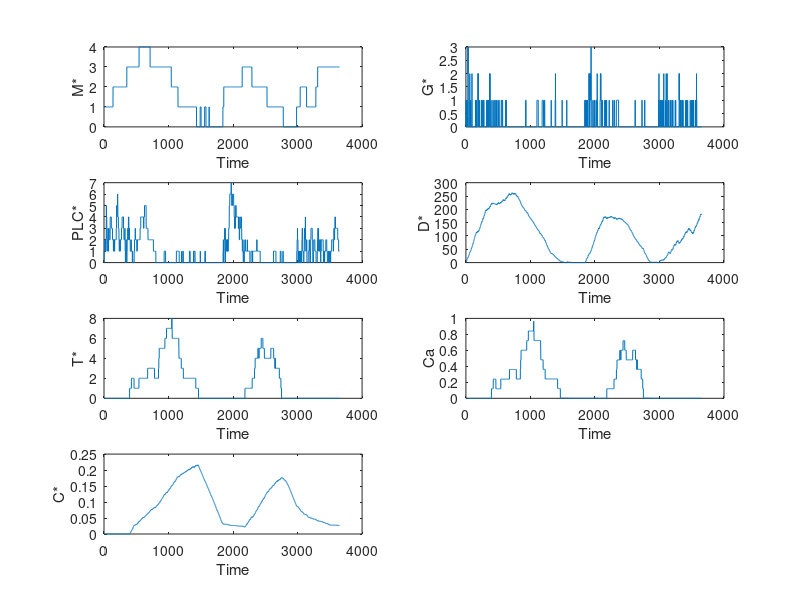

This chart was generated by the following MATLAB code:
%% Initialization 
X = [
  1, ...     M_star
  50, ...    G
  0, ...     G_star
  0, ...     PLC_star
  0, ...     D_star
  0, ...     C_star
  0        % T_star
];

% h
avo = 6.023e23;
PLC_T = 100;
G_T = 50;
T_T = 25;
% Ca changes throughout the process, initially set to intracellular
% concentration in the dark 160nM
Ca = 160e-6;
% CaM assumed to be [C]i in the table
%V = 3e-12;%V uL
V = 3e-9;
CaM = 0.5*avo*1e-3*(V*1e-9);

compute_h = @(X, Ca, CaM) [
  X(1), ...                                 M_star
  X(1)*X(2), ...                            M_star*G
  X(3)*(PLC_T-X(4)), ...                    G_star*(PLC_T-PLC_star)
  X(3)*X(4), ...                            G_star*PLC_star
  G_T-X(3)-X(2)-X(4), ...                   G_T-G_star-G-PLC_star
  X(4), ...                                 PLC_star
  X(4), ...                                 PLC_star
  X(5),...                                  D_star
  X(5)*(X(5)-1)*(T_T-X(7))/2,X(7), ...      D_star*(D_star-1)*(T_T-T_star)/2,T_star
  Ca*CaM, ...                               Ca*CaM
  X(6)                                    % C_star
];

h = compute_h(X, Ca, CaM);

% V
V_state_transition = [
  -1,  0,  0,  0,  0,  0,  0,  0,  0,  0,  0,  0;
   0, -1,  0,  0,  1,  0,  0,  0,  0,  0,  0,  0;
   0,  1, -1, -1,  0,  0,  0,  0,  0,  0,  0,  0;
   0,  0,  1,  0,  0,  0, -1,  0,  0,  0,  0,  0;
   0,  0,  0,  0,  0,  1,  0, -1, -2,  0,  0,  0;
   0,  0,  0,  0,  0,  0,  0,  0,  0,  0,  1, -1;
   0,  0,  0,  0,  0,  0,  0,  0,  1, -1,  0,  0
];

% c
gamma_m_star = 3.7;
h_m_star = 40;

kappa_g_star = 7.05;
kappa_plc_star = 15.6;
gamma_gap = 3;
gamma_g = 3.5; % g_star?
kappa_d_star = 1300;
gamma_plc_star = 144;
h_plc_star = 11.1;

gamma_d_star = 4;
h_d_star = 37.8;

kappa_t_star = 150;
h_t_star_p = 11.5;

k_d_star = 1300;
gamma_t_star = 25;
h_t_star_n = 10;
K_mu = 30;

K_R = 5.5;

K_P = 0.3;
K_N = 0.18;
m_p = 2;
m_n = 3;

n_s = 1;% 1 in dim background and 2 in bright background
calc_f_p = @(Ca) (Ca/K_P)^m_p/(1+(Ca/K_P)^m_p);
calc_f_n = @(C_star) n_s * (C_star/K_N)^m_n/(1+(C_star/K_N)^m_n);

f_p = calc_f_p(Ca);
f_n = calc_f_n(X(6));

c = [
  gamma_m_star*(1+h_m_star*f_n), ...
  kappa_g_star, ...
  kappa_plc_star, ...
  gamma_gap, ...
  gamma_g, ...
  kappa_d_star, ...
  gamma_plc_star*(1+h_plc_star*f_n), ...
  gamma_d_star*(1+h_d_star*f_n), ...
  kappa_t_star*(1+h_t_star_p*f_p)/(k_d_star^2), ...
  gamma_t_star*(1+h_t_star_n*f_n), ...
  K_mu, ...
  K_R
];


%% Calcium Dynamic Constants
K_Na_Ca = 3e-8;
Na_o = 120;
Na_i = 8;
Ca_o = 1.5;
Ca_id = 160e-6; %Is this constant?
F = 96485;
%V_m = -70;
V_m = -0.07;

R = 8.314;
T = 293;

n = 4; % binding sites
K_R = 5.5;
K_mu = 30;
K_Ca = 1000;

I_T_star = 0.68; % pA

calc_f1 = @(Na_i, Ca_o) K_Na_Ca * (Na_i^3*Ca_o) / (V*F);
calc_f2 = @(V_m, Na_o) K_Na_Ca * exp(-V_m*F/(R*T))*Na_o^3 / (V*F);
calc_Ca = @(C_star, CaM, I_Ca, f1, f2) (I_Ca/(2*V*F) + n*K_R*C_star + f1) / ...
                                           (n*K_mu*CaM + K_Ca + f2);
%% Start 
% Initialization
a = h.*c;
t = 0; 
t_end = 1;

% N_ph = output(:,1);
% T_ph = find(output(:,1))/1000;% in second
Photon_intensity = 300;
N_microvilli = 30000;
N_ph = poissrnd(Photon_intensity/N_microvilli, 1000, 1);
T_ph = find(N_ph)/1000;
N_Rh = 0;
i = 1;
C_T = 0.5*avo*1e-3*(V*1e-9);
la = 0.5; % no fixed value, adjustable from 0.1~1

X_out = X;
h_out = h;
% observe these
t_out = [];
mu_out = [];
I_in_out = [];
a_out = [];
C_star_out = [];
CaM_out = [];
Ca_out = [];
while t < t_end
    r1 = rand();
    r2 = rand();
%     r1 = 0.5;
%     r2 = 0.5;
    a_mu = cumsum(a);
    
    a_s = sum(a);
    dt = 1/(la+a_s)*log(1/r1);
    
    if i <= length(T_ph) && t+dt > T_ph(i)
        t = T_ph(i);
        i = i+1;
        X(1) = X(1) + N_ph(1000*t);
    else
        t = t+dt;
    end
    
    propensity = r2*a_s;
    found = false;
    %for j=randperm(length(c))
    for j=1:12
        if a_mu(j) >= propensity && a_mu(j) ~= 0
            if j==1
                found = true;
                break;
            elseif a_mu(j-1) < propensity && a_mu(j) ~= 0
                found = true;
                break;
            end
        end
    end
    
    if found
        mu_out = [mu_out; j];

        % update X
        X = X + V_state_transition(:,j)';
        X_out = [X_out;X];
    end
        
    % update h
    %C_star = (X(6)/avo)/(V*10^-12);%mM
    C_star = X(6);
    
    C_star_concentration = C_star/avo*1e3/(V*1e-9);
    C_star_out = [C_star_out;C_star_concentration];
    CaM = C_T - C_star;
%     if C_star < C_T 
%         CaM = (C_T - C_star);
%     else
%         CaM = 0;
%     end
    %CaM_num = CaM*avo*V*10^-12;
    CaM_concentration = CaM/avo*1e3/(V*1e-9);
    CaM_out = [CaM_out;CaM];
    h = compute_h(X, Ca, CaM);
    h_out = [h_out;h];

    % update c
    f_p = calc_f_p(Ca);
    f_n = calc_f_n(C_star_concentration);
    c(1) = gamma_m_star*(1+h_m_star*f_n);
    c(7) = gamma_plc_star*(1+h_plc_star*f_n);
    c(8) = gamma_d_star*(1+h_d_star*f_n);
    c(9) = kappa_t_star*(1+h_t_star_p*f_p)/(k_d_star^2);
    c(10) = gamma_t_star*(1+h_t_star_n*f_n);

    % update a
    a = h.*c;
    a_out = [a_out; a];

    % update Ca[2+] dynamics
    I_in = I_T_star*X(7);
    I_in_out = [I_in_out;I_in];
    I_Ca = 0.4*I_in;

    f1 = calc_f1(Na_i, Ca_o);
    f2 = calc_f2(V_m, Na_o);

    Ca = calc_Ca(C_star_concentration, CaM_concentration, I_Ca, f1, f2);
    Ca_out = [Ca_out; Ca];
    t_out = [t_out;t];
end
% figure;
% subplot(5,1,1)
% plot(X_out(:,1));
% xlabel('Time');
% ylabel('M*');
% 
% subplot(5,1,2)
% plot(X_out(:,3));
% xlabel('Time');
% ylabel('G*');
% 
% subplot(5,1,3)
% plot(X_out(:,4));
% xlabel('Time');
% ylabel('PLC*');
% 
% subplot(5,1,4)
% plot(X_out(:,5));
% xlabel('Time');
% ylabel('D*');
% 
% subplot(5,1,5)
% plot(X_out(:,7));
% xlabel('Time');
% ylabel('T*');


% figure;
% subplot(7,1,1)
% plot(X_out(:,1));
% xlabel('Time');
% ylabel('M*');
% 
% subplot(7,1,2)
% plot(X_out(:,3));
% xlabel('Time');
% ylabel('G*');
% 
% subplot(7,1,3)
% plot(X_out(:,4));
% xlabel('Time');
% ylabel('PLC*');
% 
% subplot(7,1,4)
% plot(X_out(:,5));
% xlabel('Time');
% ylabel('D*');
% 
% subplot(7,1,5)
% plot(X_out(:,7));
% xlabel('Time');
% ylabel('T*');
% 
% subplot(7,1,6)
% plot(Ca_out);
% xlabel('Time');
% ylabel('Ca');
% 
% subplot(7,1,7)
% %plot(X_out(:,6));
% plot(C_star_out);
% xlabel('Time');
% ylabel('C*');

figure;
subplot(4,2,1)
plot(X_out(:,1));
xlabel('Time');
ylabel('M*');

subplot(4,2,2)
plot(X_out(:,3));
xlabel('Time');
ylabel('G*');

subplot(4,2,3)
plot(X_out(:,4));
xlabel('Time');
ylabel('PLC*');

subplot(4,2,4)
plot(X_out(:,5));
xlabel('Time');
ylabel('D*');

subplot(4,2,5)
plot(X_out(:,7));
xlabel('Time');
ylabel('T*');

subplot(4,2,6)
plot(Ca_out);
xlabel('Time');
ylabel('Ca');

subplot(4,2,7)
%plot(X_out(:,6));
plot(C_star_out);
xlabel('Time');
ylabel('C*');
